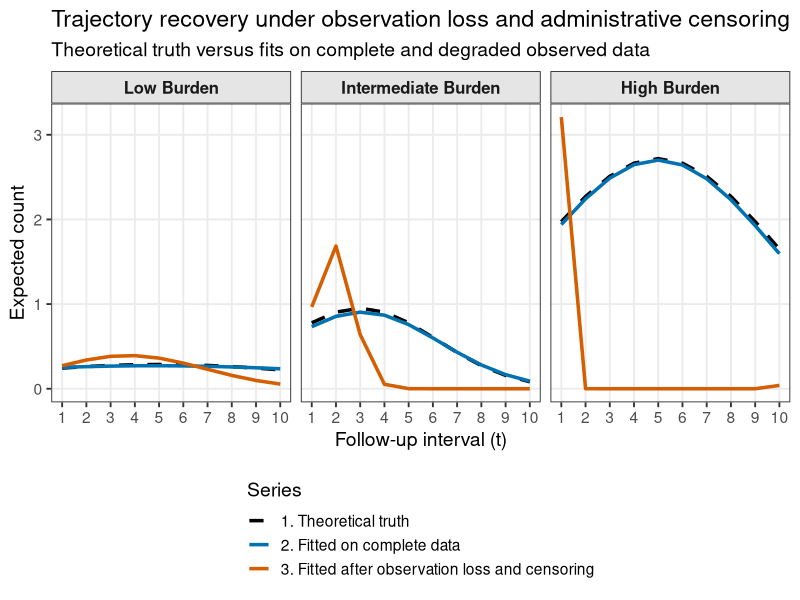

Reproduce this figure in R.
# ==============================================================================
# Methodological Pilot: Single-Outcome GBTM Stress Test
# Author: Wondering Data Ghost #2
# Objective: Simulate a recurrent psychiatric count outcome under observation
#            loss and administrative censoring, then evaluate class recovery.
# ==============================================================================
# install.packages("flexmix")

library(dplyr)
library(tidyr)
library(flexmix)
library(ggplot2)

# 1. Define pilot simulation parameters ----------------------------------------
set.seed(202605)             # Fix the seed so the pilot is reproducible.
N <- 5000                    # Use a smaller cohort than the planned full study.
T_max <- 10                  # Follow each subject for up to 10 intervals.
classes <- 3                 # Fit three latent trajectory classes.
pi_k <- c(0.5, 0.3, 0.2)     # Set the true class proportions.

# Use class-specific quadratic Poisson trajectories for the true outcome process.
beta_matrix <- data.frame(
  class = 1:3,
  beta0 = c(-1.5, -0.5, 0.5),
  beta1 = c(0.1, 0.3, 0.2),
  beta2 = c(-0.01, -0.05, -0.02)
)

# 2. Generate the fully observed ground truth ----------------------------------
generate_ground_truth <- function(N, T_max, pi_k, beta_matrix) {
  # Sample one latent class per subject.
  latent_class <- sample(1:length(pi_k), size = N, replace = TRUE, prob = pi_k)

  # Build the person-period grid and attach the class-specific coefficients.
  df_grid <- expand_grid(id = 1:N, t = 1:T_max) %>%
    left_join(data.frame(id = 1:N, class = latent_class), by = "id") %>%
    left_join(beta_matrix, by = "class")

  # Draw the true recurrent count outcome from the class-specific Poisson mean.
  df_truth <- df_grid %>%
    mutate(
      log_lambda = beta0 + beta1 * t + beta2 * (t^2),
      lambda = exp(log_lambda),
      y_true = rpois(n(), lambda)
    ) %>%
    select(id, true_class = class, t, y_true)

  return(df_truth)
}

df_truth <- generate_ground_truth(N, T_max, pi_k, beta_matrix)

# 3. Apply observation loss and administrative censoring -----------------------
apply_data_corruption <- function(df_truth, T_max, trigger_threshold = 3) {
  # Approximate broad observation loss with one simple cutoff rule.
  df_after_loss <- df_truth %>%
    group_by(id) %>%
    mutate(
      cum_observed_events = cumsum(y_true),
      observation_loss_flag = lag(cum_observed_events, default = 0) >= trigger_threshold,
      y_after_observation_loss = ifelse(observation_loss_flag, 0L, y_true)
    ) %>%
    ungroup()

  # Use a simple right-skewed pilot distribution for follow-up truncation.
  subject_ids <- sort(unique(df_truth$id))
  censor_times <- pmin(T_max + 2, 4 + rnbinom(length(subject_ids), size = 2, mu = 2))

  # Treat all values after the censoring time as missing rather than zero.
  df_corrupted <- df_after_loss %>%
    left_join(data.frame(id = subject_ids, C_i = censor_times), by = "id") %>%
    mutate(
      y_observed = ifelse(t > C_i, NA, y_after_observation_loss)
    ) %>%
    select(id, true_class, t, y_true, y_observed)

  return(df_corrupted)
}

df_corrupted <- apply_data_corruption(df_truth, T_max)

# Inspect the first few rows of the final observed pilot dataset.
print(head(df_corrupted, 10))

# 4. Define helper functions for fitting and evaluation -------------------------
fit_poisson_gbtm <- function(df, outcome_name, classes) {
  # Fit the same quadratic Poisson mixture form described in the manuscript.
  flexmix(
    as.formula(paste(outcome_name, "~ t + I(t^2) | id")),
    data = df,
    k = classes,
    model = FLXMRglm(family = "poisson"),
    control = list(iter.max = 500)
  )
}

extract_id_assignments <- function(df, model) {
  # Collapse the row-level labels back to one class assignment per subject.
  df %>%
    mutate(raw_pred_class = clusters(model)) %>%
    distinct(id, raw_pred_class)
}

make_relabel_map <- function(true_class, pred_class, n_classes) {
  # Apply a greedy one-to-one relabeling rule based on maximum overlap.
  overlap_table <- table(
    True = factor(true_class, levels = 1:n_classes),
    Pred = factor(pred_class, levels = 1:n_classes)
  )

  relabel_map <- c()
  temp_table <- overlap_table

  for (i in seq_len(n_classes)) {
    max_idx <- which(temp_table == max(temp_table), arr.ind = TRUE)[1, ]
    true_c <- as.numeric(rownames(temp_table)[max_idx[1]])
    pred_c <- as.numeric(colnames(temp_table)[max_idx[2]])

    relabel_map[as.character(pred_c)] <- true_c
    temp_table[max_idx[1], ] <- -1
    temp_table[, max_idx[2]] <- -1
  }

  return(relabel_map)
}

extract_trajectories <- function(model, relabel_map, type_label, T_max) {
  # Recover the fitted Poisson mean curve from each mixture component.
  coefs <- parameters(model)
  rows <- vector("list", ncol(coefs))

  # Locate the intercept, linear, and quadratic terms in the parameter matrix.
  idx_b0 <- grep("Intercept", rownames(coefs))
  idx_b1 <- grep("t$", rownames(coefs))
  idx_b2 <- grep("t\\^2", rownames(coefs))

  for (comp_idx in seq_len(ncol(coefs))) {
    # Map the raw component label back to the aligned class label.
    true_c <- as.numeric(relabel_map[as.character(comp_idx)])
    t_seq <- 1:T_max

    # Convert the fitted linear predictor into the expected Poisson count.
    lambda <- exp(
      coefs[idx_b0, comp_idx] +
        coefs[idx_b1, comp_idx] * t_seq +
        coefs[idx_b2, comp_idx] * (t_seq^2)
    )

    rows[[comp_idx]] <- data.frame(
      t = t_seq,
      true_class = true_c,
      Trajectory_Type = type_label,
      Expected_Count = lambda
    )
  }

  bind_rows(rows)
}

# 5. Fit the pilot GBTM to the degraded observed data --------------------------
print("--- Fitting the pilot GBTM to degraded observed data ---")

# Drop administratively censored values before model fitting.
df_fit <- df_corrupted %>%
  filter(!is.na(y_observed))

# Fit the three-class quadratic Poisson model to the observed counts.
set.seed(202605)
gbtm_model <- fit_poisson_gbtm(df_fit, "y_observed", classes)

# Convert the grouped fit into one recovered class per subject.
df_pred <- extract_id_assignments(df_fit, gbtm_model)

# Join the recovered classes back to the known ground truth.
df_eval <- df_corrupted %>%
  distinct(id, true_class) %>%
  left_join(df_pred, by = "id") %>%
  drop_na(raw_pred_class)

# Relabel the recovered classes so they align with the true class numbering.
relabel_map <- make_relabel_map(df_eval$true_class, df_eval$raw_pred_class, classes)

df_eval <- df_eval %>%
  mutate(aligned_pred_class = as.numeric(relabel_map[as.character(raw_pred_class)]))

# Summarize the class-specific attrition rate used in the manuscript.
attrition_results <- df_eval %>%
  group_by(true_class) %>%
  summarise(
    total_in_true_class = n(),
    correctly_classified = sum(aligned_pred_class == true_class),
    attrition_rate = round(1 - (correctly_classified / total_in_true_class), 4),
    .groups = "drop"
  ) %>%
  mutate(
    class_label = case_when(
      true_class == 1 ~ "Low Burden",
      true_class == 2 ~ "Intermediate Burden",
      true_class == 3 ~ "High Burden"
    )
  )

print("--- Class-specific attrition rate after observation loss and censoring ---")
print(attrition_results)

# Inspect how one true class is redistributed after the data are degraded.
print(
  df_eval %>%
    filter(true_class == 2) %>%
    count(aligned_pred_class) %>%
    mutate(prop = n / sum(n))
)

# 6. Fit the same model to complete data for comparison ------------------------
print("--- Fitting the same pilot GBTM to complete data ---")

# Fit the model to the fully observed truth to create a benchmark comparison.
set.seed(202605)
perfect_model <- fit_poisson_gbtm(df_truth, "y_true", classes)

# Extract one recovered class label per subject from the complete-data fit.
df_pred_complete <- extract_id_assignments(df_truth, perfect_model)

# Build the evaluation frame for the complete-data relabeling step.
df_eval_complete <- df_truth %>%
  distinct(id, true_class) %>%
  left_join(df_pred_complete, by = "id")

# Relabel the complete-data fit using the same overlap-based rule.
relabel_map_complete <- make_relabel_map(
  df_eval_complete$true_class,
  df_eval_complete$raw_pred_class,
  classes
)

# 7. Visualize theoretical and fitted trajectories -----------------------------
# Compute the true expected count under the data-generating equation.
df_theoretical <- expand_grid(t = 1:T_max, true_class = 1:classes) %>%
  left_join(beta_matrix, by = c("true_class" = "class")) %>%
  mutate(
    Expected_Count = exp(beta0 + beta1 * t + beta2 * (t^2)),
    Trajectory_Type = "1. Theoretical truth"
  ) %>%
  select(t, true_class, Trajectory_Type, Expected_Count)

# Extract the fitted mean curves from the complete-data and degraded-data models.
df_complete_fit <- extract_trajectories(
  perfect_model,
  relabel_map_complete,
  "2. Fitted on complete data",
  T_max
)

df_degraded_fit <- extract_trajectories(
  gbtm_model,
  relabel_map,
  "3. Fitted after observation loss and censoring",
  T_max
)

# Stack the three trajectory sources into one plotting frame.
df_plot <- bind_rows(df_theoretical, df_complete_fit, df_degraded_fit) %>%
  mutate(
    class_label = factor(
      true_class,
      levels = 1:3,
      labels = c("Low Burden", "Intermediate Burden", "High Burden")
    )
  )

# Plot the theoretical curves against the two fitted recovery curves.
p <- ggplot(
  df_plot,
  aes(
    x = t,
    y = Expected_Count,
    color = Trajectory_Type,
    linetype = Trajectory_Type
  )
) +
  geom_line(linewidth = 1.2) +
  facet_wrap(~ class_label, scales = "fixed") +
  scale_color_manual(values = c("black", "#0072B2", "#D55E00")) +
  scale_linetype_manual(values = c("dashed", "solid", "solid")) +
  scale_x_continuous(breaks = 1:10) +
  labs(
    title = "Trajectory recovery under observation loss and administrative censoring",
    subtitle = "Theoretical truth versus fits on complete and degraded observed data",
    x = "Follow-up interval (t)",
    y = "Expected count",
    color = "Series",
    linetype = "Series"
  ) +
  theme_bw(base_size = 14) +
  theme(
    legend.position = "bottom",
    legend.direction = "vertical",
    strip.text = element_text(face = "bold", size = 12),
    strip.background = element_rect(fill = "grey90"),
    panel.grid.minor = element_blank()
  )

print(p)
